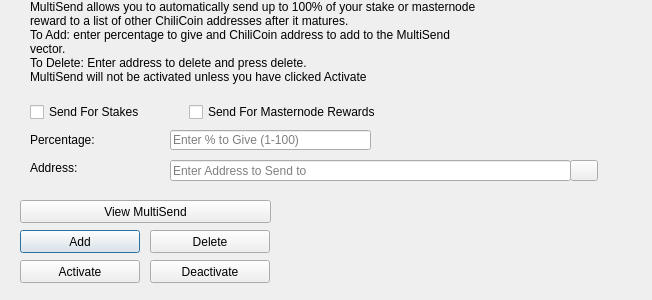
<?xml version="1.0" encoding="UTF-8"?>
<ui version="4.0">
 <class>MultiSendDialog</class>
 <widget class="QDialog" name="MultiSendDialog">
  <property name="windowModality">
   <enum>Qt::NonModal</enum>
  </property>
  <property name="geometry">
   <rect>
    <x>0</x>
    <y>0</y>
    <width>652</width>
    <height>300</height>
   </rect>
  </property>
  <property name="windowTitle">
   <string>MultiSend</string>
  </property>
  <widget class="QLineEdit" name="multiSendPercentEdit">
   <property name="geometry">
    <rect>
     <x>170</x>
     <y>130</y>
     <width>201</width>
     <height>20</height>
    </rect>
   </property>
   <property name="toolTip">
    <string>Enter whole numbers 1 - 100</string>
   </property>
   <property name="placeholderText">
    <string>Enter % to Give (1-100)</string>
   </property>
  </widget>
  <widget class="QLineEdit" name="multiSendAddressEdit">
   <property name="geometry">
    <rect>
     <x>170</x>
     <y>160</y>
     <width>401</width>
     <height>21</height>
    </rect>
   </property>
   <property name="toolTip">
    <string/>
   </property>
   <property name="placeholderText">
    <string>Enter Address to Send to</string>
   </property>
  </widget>
  <widget class="QLabel" name="label_2">
   <property name="geometry">
    <rect>
     <x>30</x>
     <y>0</y>
     <width>451</width>
     <height>121</height>
    </rect>
   </property>
   <property name="lineWidth">
    <number>1</number>
   </property>
   <property name="text">
    <string>MultiSend allows you to automatically send up to 100% of your stake or masternode reward to a list of other ChiliCoin addresses after it matures.
To Add: enter percentage to give and ChiliCoin address to add to the MultiSend vector.
To Delete: Enter address to delete and press delete.
MultiSend will not be activated unless you have clicked Activate</string>
   </property>
   <property name="alignment">
    <set>Qt::AlignLeading|Qt::AlignLeft|Qt::AlignTop</set>
   </property>
   <property name="wordWrap">
    <bool>true</bool>
   </property>
  </widget>
  <widget class="QLabel" name="message">
   <property name="geometry">
    <rect>
     <x>290</x>
     <y>200</y>
     <width>351</width>
     <height>91</height>
    </rect>
   </property>
   <property name="text">
    <string/>
   </property>
  </widget>
  <widget class="QPushButton" name="addButton">
   <property name="geometry">
    <rect>
     <x>20</x>
     <y>230</y>
     <width>120</width>
     <height>23</height>
    </rect>
   </property>
   <property name="toolTip">
    <string/>
   </property>
   <property name="statusTip">
    <string>Add to MultiSend Vector</string>
   </property>
   <property name="text">
    <string>Add</string>
   </property>
  </widget>
  <widget class="QPushButton" name="disableButton">
   <property name="geometry">
    <rect>
     <x>150</x>
     <y>260</y>
     <width>120</width>
     <height>23</height>
    </rect>
   </property>
   <property name="statusTip">
    <string>Deactivate MultiSend</string>
   </property>
   <property name="text">
    <string>Deactivate</string>
   </property>
  </widget>
  <widget class="QPushButton" name="addressBookButton">
   <property name="geometry">
    <rect>
     <x>570</x>
     <y>160</y>
     <width>28</width>
     <height>21</height>
    </rect>
   </property>
   <property name="toolTip">
    <string>Choose an address from the address book</string>
   </property>
   <property name="text">
    <string/>
   </property>
   <property name="icon">
    <iconset resource="../chilicoin.qrc">
     <normaloff>:/icons/address-book</normaloff>:/icons/address-book</iconset>
   </property>
   <property name="shortcut">
    <string>Alt+A</string>
   </property>
   <property name="autoDefault">
    <bool>false</bool>
   </property>
  </widget>
  <widget class="QLabel" name="label">
   <property name="geometry">
    <rect>
     <x>30</x>
     <y>130</y>
     <width>121</width>
     <height>20</height>
    </rect>
   </property>
   <property name="toolTip">
    <string>Percentage of stake to send</string>
   </property>
   <property name="text">
    <string>Percentage:</string>
   </property>
  </widget>
  <widget class="QLabel" name="label_5">
   <property name="geometry">
    <rect>
     <x>30</x>
     <y>160</y>
     <width>111</width>
     <height>16</height>
    </rect>
   </property>
   <property name="toolTip">
    <string>Address to send portion of stake to</string>
   </property>
   <property name="text">
    <string>Address:</string>
   </property>
  </widget>
  <widget class="QPushButton" name="deleteButton">
   <property name="geometry">
    <rect>
     <x>150</x>
     <y>230</y>
     <width>120</width>
     <height>23</height>
    </rect>
   </property>
   <property name="toolTip">
    <string/>
   </property>
   <property name="statusTip">
    <string>Delete Address From MultiSend Vector</string>
   </property>
   <property name="text">
    <string>Delete</string>
   </property>
  </widget>
  <widget class="QPushButton" name="activateButton">
   <property name="geometry">
    <rect>
     <x>20</x>
     <y>260</y>
     <width>120</width>
     <height>23</height>
    </rect>
   </property>
   <property name="statusTip">
    <string>Activate MultiSend</string>
   </property>
   <property name="text">
    <string>Activate</string>
   </property>
  </widget>
  <widget class="QPushButton" name="viewButton">
   <property name="geometry">
    <rect>
     <x>20</x>
     <y>200</y>
     <width>251</width>
     <height>23</height>
    </rect>
   </property>
   <property name="toolTip">
    <string/>
   </property>
   <property name="statusTip">
    <string>View MultiSend Vector</string>
   </property>
   <property name="text">
    <string>View MultiSend</string>
   </property>
  </widget>
  <widget class="QWidget" name="horizontalLayoutWidget">
   <property name="geometry">
    <rect>
     <x>30</x>
     <y>100</y>
     <width>351</width>
     <height>24</height>
    </rect>
   </property>
   <layout class="QHBoxLayout" name="horizontalLayout">
    <item>
     <widget class="QCheckBox" name="multiSendStakeCheckBox">
      <property name="text">
       <string>Send For Stakes</string>
      </property>
     </widget>
    </item>
    <item>
     <widget class="QCheckBox" name="multiSendMasternodeCheckBox">
      <property name="text">
       <string>Send For Masternode Rewards</string>
      </property>
     </widget>
    </item>
   </layout>
  </widget>
 </widget>
 <resources>
  <include location="../chilicoin.qrc"/>
 </resources>
 <connections/>
</ui>
